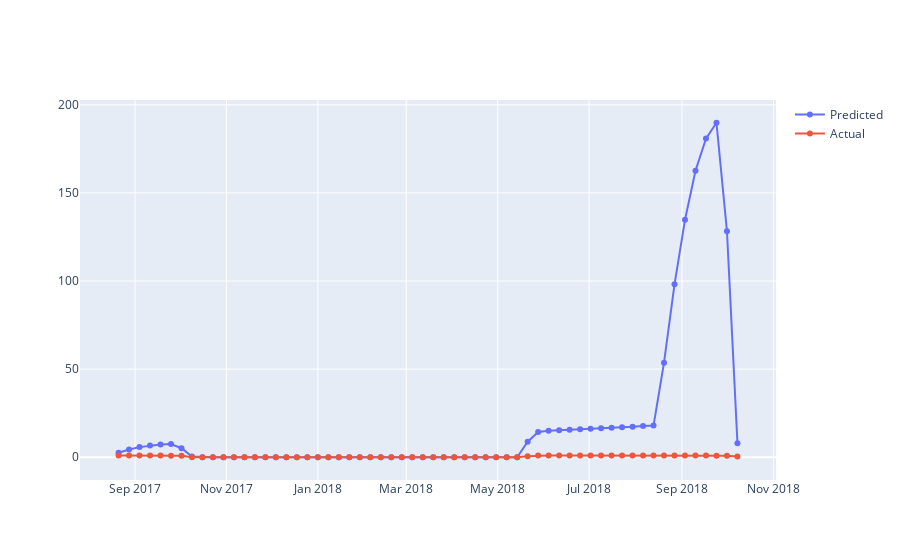

Write notebook code for a chart like this one.
### Code cell
plotly_forecast(moraine, preds, y_train, y_test)
